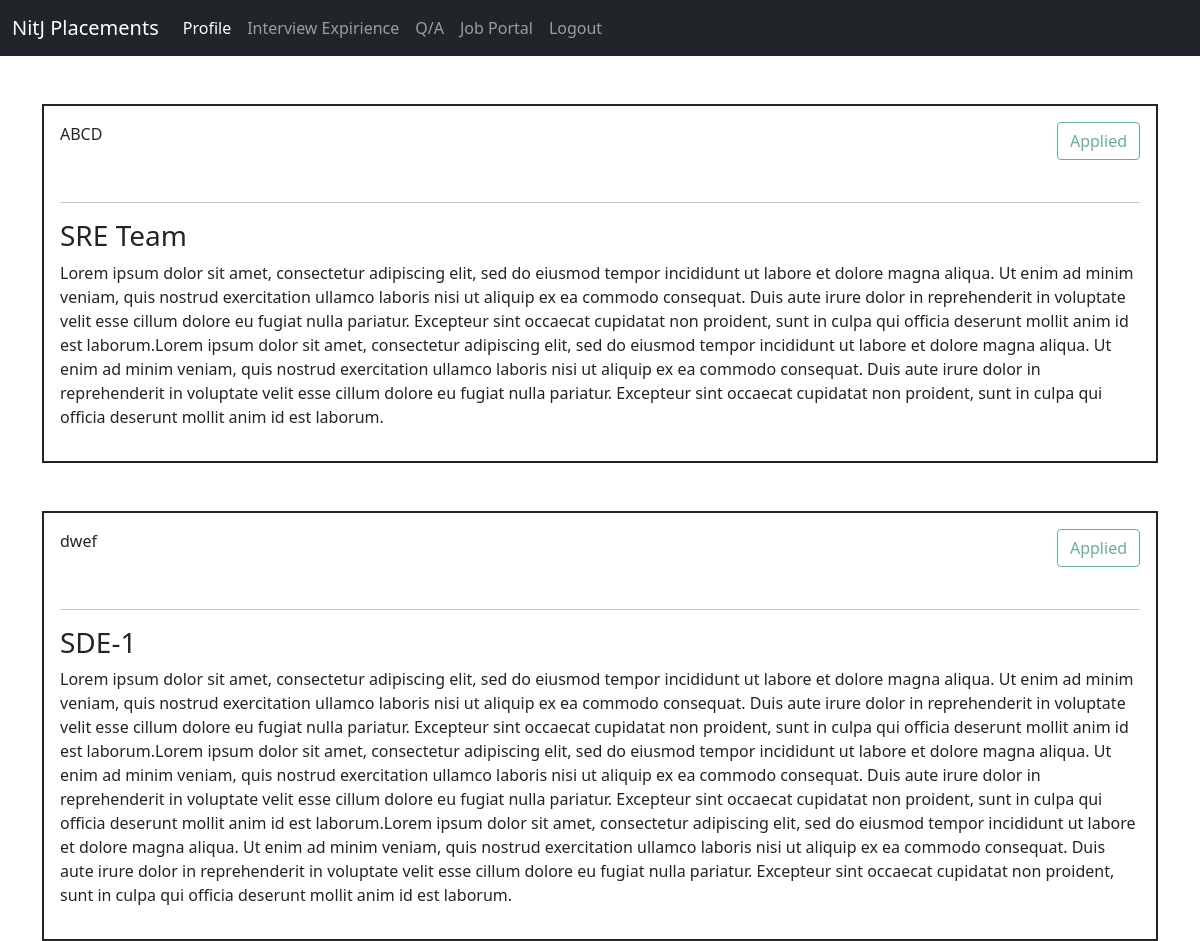
/jobs/applied (signed in), run on the app's committed database.
### placements/models.py (models this page shows, shortened)
class company(models.Model):
    Name = models.CharField(max_length=256)
    JobDescription = models.TextField()
    title = models.CharField(max_length=200, null=False)
    departmentsEligible =  MultiSelectField(choices=departmentChoice,default = "Computer Science")
    programEligible = MultiSelectField(choices=programChoice,default = "BTech")
    employmentType = models.CharField(choices=empType,max_length=200,null = True,blank=True)
    package = models.IntegerField(null = True,blank = True)

### placements/views.py (the view)
# urls.py: path('applied',jobViews.applied,name = 'applied')
@login_required
def applied(request):
    companies = company.objects.all()
    applications = jobAppication.objects.all()
    applications = applications.filter(student = request.user.student)
    applications = applications.values_list('AppliedTo',flat = True)
    context = {
        'companies':companies,
        'appliedTo':applications
    }
    return render(request,'placements/applied.html',context)

### templates/placements/applied.html (shortened to what this page needs)
{% extends "users/baseAuth.html"%}
{% load static %}
{% load crispy_forms_tags %}
{% block headBlock %}
<link rel="stylesheet" href="{% static 'users/index.css' %}">
{% endblock %}
{% block bodyBlock %}
<div class="container">
{% for company in companies %}
{% if company.id in appliedTo%}
  <div class="question-list-item border border-2 border-dark mt-5 p-3 myWhite">
    <p>
        {{ company.Name }}
            <button type="button" class="btn btn-outline-success right" disabled> Applied </button>
    </p>
    <br class = "clearRight">
    <hr>
    <h3> {{ company.title }}</h3>
    <p>
        {{ company.JobDescription }}
    </p>
</div>
{% endif %}
{% endfor %}
</div>
{% endblock bodyBlock %}

### static/main.css (style rules this page uses)
.myWhite { background-color:white; }
.right { float: right; }

### templates/placements/applied.html (style rules this page uses)
.right { float: right; }
body { word-wrap: break-word; }

### data on the page
company: Name "ABCD", title "SRE Team", JobDescription "Lorem ipsum dolor sit amet, consectetur adipiscing elit, sed do eiusmod tempor incididunt ut labore et dolore magna aliqua. Ut enim ad minim veniam, quis nostrud exercitation ullamco laboris nisi ut aliquip ex ea commodo consequat. Duis aute irure dolor in reprehenderit in voluptate velit esse cillum dolore eu fugiat nulla pariatur. Excepteur sint occaecat cupidatat non proident, sunt in culpa qui officia deserunt mollit anim id est laborum.Lorem ipsum dolor sit amet, consectetur adipiscing elit, sed do eiusmod tempor incididunt ut labore et dolore magna aliqua. Ut enim ad minim veniam, quis nostrud exercitation ullamco laboris nisi ut aliquip ex ea commodo consequat. Duis aute irure dolor…"
company: Name "dwef", title "SDE-1", JobDescription "Lorem ipsum dolor sit amet, consectetur adipiscing elit, sed do eiusmod tempor incididunt ut labore et dolore magna aliqua. Ut enim ad minim veniam, quis nostrud exercitation ullamco laboris nisi ut aliquip ex ea commodo consequat. Duis aute irure dolor in reprehenderit in voluptate velit esse cillum dolore eu fugiat nulla pariatur. Excepteur sint occaecat cupidatat non proident, sunt in culpa qui officia deserunt mollit anim id est laborum.Lorem ipsum dolor sit amet, consectetur adipiscing elit, sed do eiusmod tempor incididunt ut labore et dolore magna aliqua. Ut enim ad minim veniam, quis nostrud exercitation ullamco laboris nisi ut aliquip ex ea commodo consequat. Duis aute irure dolor…"
